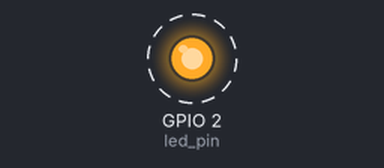
Simulated run of this sketch. Board: ESP32. Shown: output pins drawn as LEDs (lit = HIGH). Dashed ring = blinking.

Above: at 0.2 s.
Timing chart, 0 to 3.0 s (numbered marks = the images above):
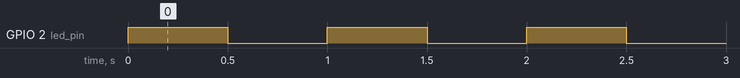

The sketch:

esp32_FreeRTOS_12a.ino
```cpp
/* FreeRTOS muliticore systems demo - semaphore */

static const BaseType_t pro_cpu = 0;
static const BaseType_t app_cpu = 1;

static const uint32_t task_0_delay = 500;
static const int led_pin = LED_BUILTIN;

static SemaphoreHandle_t bin_sem;

// task in core 0
void doTask0(void *parameters) {
  pinMode(led_pin, OUTPUT);
  while (1) {
    xSemaphoreGive(bin_sem);
    vTaskDelay(task_0_delay / portTICK_PERIOD_MS);
  }
}

// task in core 1
void doTask1(void *parameters) {
  while (1) {
    xSemaphoreTake(bin_sem, portMAX_DELAY);
    digitalWrite(led_pin, !digitalRead(led_pin));
  }
}

void setup() {
  bin_sem = xSemaphoreCreateBinary();

  xTaskCreatePinnedToCore(doTask0, "Task 0", 1024, NULL, 1, NULL, pro_cpu); // tskNO_AFFINITY);
  xTaskCreatePinnedToCore(doTask1, "Task 1", 1024, NULL, 2, NULL, app_cpu); // tskNO_AFFINITY);

  vTaskDelete(NULL);
}

void loop() {
}
```

Measured:
- by itself, GPIO 2 (led_pin): alternates HIGH for 0.50 s and LOW for 0.50 s
